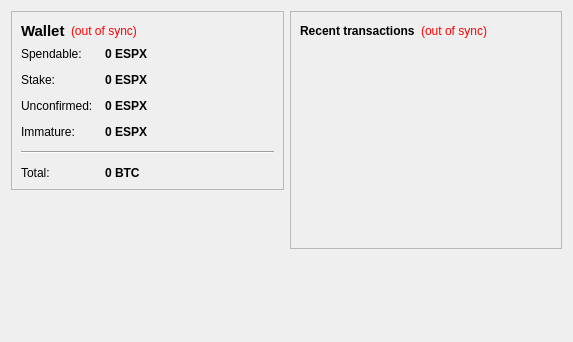
<?xml version="1.0" encoding="UTF-8"?>
<ui version="4.0">
 <class>OverviewPage</class>
 <widget class="QWidget" name="OverviewPage">
  <property name="geometry">
   <rect>
    <x>0</x>
    <y>0</y>
    <width>573</width>
    <height>342</height>
   </rect>
  </property>
  <property name="windowTitle">
   <string>Form</string>
  </property>
  <layout class="QHBoxLayout" name="horizontalLayout" stretch="1,1">
   <item>
    <layout class="QVBoxLayout" name="verticalLayout_2">
     <item>
      <widget class="QFrame" name="frame">
       <property name="frameShape">
        <enum>QFrame::StyledPanel</enum>
       </property>
       <property name="frameShadow">
        <enum>QFrame::Raised</enum>
       </property>
       <layout class="QVBoxLayout" name="verticalLayout_4">
        <item>
         <layout class="QHBoxLayout" name="horizontalLayout_4">
          <item>
           <widget class="QLabel" name="label_5">
            <property name="font">
             <font>
              <pointsize>11</pointsize>
              <weight>75</weight>
              <bold>true</bold>
             </font>
            </property>
            <property name="text">
             <string>Wallet</string>
            </property>
           </widget>
          </item>
          <item>
           <widget class="QLabel" name="labelWalletStatus">
            <property name="toolTip">
             <string>The displayed information may be out of date. Your wallet automatically synchronizes with the Esperanto network after a connection is established, but this process has not completed yet.</string>
            </property>
            <property name="styleSheet">
             <string notr="true">QLabel { color: red; }</string>
            </property>
            <property name="text">
             <string notr="true">(out of sync)</string>
            </property>
            <property name="alignment">
             <set>Qt::AlignLeading|Qt::AlignLeft|Qt::AlignVCenter</set>
            </property>
           </widget>
          </item>
          <item>
           <spacer name="horizontalSpacer_2">
            <property name="orientation">
             <enum>Qt::Horizontal</enum>
            </property>
            <property name="sizeHint" stdset="0">
             <size>
              <width>40</width>
              <height>20</height>
             </size>
            </property>
           </spacer>
          </item>
         </layout>
        </item>
        <item>
         <layout class="QFormLayout" name="formLayout_2">
          <property name="fieldGrowthPolicy">
           <enum>QFormLayout::AllNonFixedFieldsGrow</enum>
          </property>
          <property name="horizontalSpacing">
           <number>12</number>
          </property>
          <property name="verticalSpacing">
           <number>12</number>
          </property>
          <item row="0" column="0">
           <widget class="QLabel" name="label">
            <property name="text">
             <string>Spendable:</string>
            </property>
           </widget>
          </item>
          <item row="0" column="1">
           <widget class="QLabel" name="labelBalance">
            <property name="font">
             <font>
              <weight>75</weight>
              <bold>true</bold>
             </font>
            </property>
            <property name="cursor">
             <cursorShape>IBeamCursor</cursorShape>
            </property>
            <property name="toolTip">
             <string>Your current spendable balance</string>
            </property>
            <property name="text">
             <string notr="true">0 ESPX</string>
            </property>
            <property name="textInteractionFlags">
             <set>Qt::LinksAccessibleByMouse|Qt::TextSelectableByKeyboard|Qt::TextSelectableByMouse</set>
            </property>
           </widget>
          </item>
          <item row="1" column="0">
           <widget class="QLabel" name="label_6">
            <property name="text">
             <string>Stake:</string>
            </property>
           </widget>
          </item>
          <item row="1" column="1">
           <widget class="QLabel" name="labelStake">
            <property name="font">
             <font>
              <weight>75</weight>
              <bold>true</bold>
             </font>
            </property>
            <property name="cursor">
             <cursorShape>IBeamCursor</cursorShape>
            </property>
            <property name="toolTip">
             <string>Total of coins that was staked, and do not yet count toward the current balance</string>
            </property>
            <property name="text">
             <string notr="true">0 ESPX</string>
            </property>
            <property name="textInteractionFlags">
             <set>Qt::LinksAccessibleByMouse|Qt::TextSelectableByKeyboard|Qt::TextSelectableByMouse</set>
            </property>
           </widget>
          </item>
          <item row="2" column="0">
           <widget class="QLabel" name="label_3">
            <property name="text">
             <string>Unconfirmed:</string>
            </property>
           </widget>
          </item>
          <item row="2" column="1">
           <widget class="QLabel" name="labelUnconfirmed">
            <property name="font">
             <font>
              <weight>75</weight>
              <bold>true</bold>
             </font>
            </property>
            <property name="cursor">
             <cursorShape>IBeamCursor</cursorShape>
            </property>
            <property name="toolTip">
             <string>Total of transactions that have yet to be confirmed, and do not yet count toward the current balance</string>
            </property>
            <property name="text">
             <string notr="true">0 ESPX</string>
            </property>
            <property name="textInteractionFlags">
             <set>Qt::LinksAccessibleByMouse|Qt::TextSelectableByKeyboard|Qt::TextSelectableByMouse</set>
            </property>
           </widget>
          </item>
          <item row="3" column="0">
           <widget class="QLabel" name="labelImmatureText">
            <property name="text">
             <string>Immature:</string>
            </property>
           </widget>
          </item>
          <item row="3" column="1">
           <widget class="QLabel" name="labelImmature">
            <property name="font">
             <font>
              <weight>75</weight>
              <bold>true</bold>
             </font>
            </property>
            <property name="toolTip">
             <string>Mined balance that has not yet matured</string>
            </property>
            <property name="text">
             <string notr="true">0 ESPX</string>
            </property>
            <property name="textInteractionFlags">
             <set>Qt::LinksAccessibleByMouse|Qt::TextSelectableByKeyboard|Qt::TextSelectableByMouse</set>
            </property>
           </widget>
          </item>
          <item row="4" column="0" colspan="2">
           <widget class="Line" name="line">
            <property name="orientation">
             <enum>Qt::Horizontal</enum>
            </property>
           </widget>
          </item>
          <item row="5" column="0">
           <widget class="QLabel" name="labelTotalText">
            <property name="text">
             <string>Total:</string>
            </property>
           </widget>
          </item>
          <item row="5" column="1">
           <widget class="QLabel" name="labelTotal">
            <property name="font">
             <font>
              <weight>75</weight>
              <bold>true</bold>
             </font>
            </property>
            <property name="cursor">
             <cursorShape>IBeamCursor</cursorShape>
            </property>
            <property name="toolTip">
             <string>Your current total balance</string>
            </property>
            <property name="text">
             <string notr="true">0 BTC</string>
            </property>
            <property name="textInteractionFlags">
             <set>Qt::LinksAccessibleByMouse|Qt::TextSelectableByKeyboard|Qt::TextSelectableByMouse</set>
            </property>
           </widget>
          </item>
         </layout>
        </item>
       </layout>
      </widget>
     </item>
     <item>
      <spacer name="verticalSpacer">
       <property name="orientation">
        <enum>Qt::Vertical</enum>
       </property>
       <property name="sizeHint" stdset="0">
        <size>
         <width>20</width>
         <height>40</height>
        </size>
       </property>
      </spacer>
     </item>
    </layout>
   </item>
   <item>
    <layout class="QVBoxLayout" name="verticalLayout_3">
     <item>
      <widget class="QFrame" name="frame_2">
       <property name="frameShape">
        <enum>QFrame::StyledPanel</enum>
       </property>
       <property name="frameShadow">
        <enum>QFrame::Raised</enum>
       </property>
       <layout class="QVBoxLayout" name="verticalLayout">
        <item>
         <layout class="QHBoxLayout" name="horizontalLayout_2">
          <item>
           <widget class="QLabel" name="label_4">
            <property name="text">
             <string>&lt;b&gt;Recent transactions&lt;/b&gt;</string>
            </property>
           </widget>
          </item>
          <item>
           <widget class="QLabel" name="labelTransactionsStatus">
            <property name="toolTip">
             <string>The displayed information may be out of date. Your wallet automatically synchronizes with the Esperanto network after a connection is established, but this process has not completed yet.</string>
            </property>
            <property name="styleSheet">
             <string notr="true">QLabel { color: red; }</string>
            </property>
            <property name="text">
             <string notr="true">(out of sync)</string>
            </property>
            <property name="alignment">
             <set>Qt::AlignRight|Qt::AlignTrailing|Qt::AlignVCenter</set>
            </property>
           </widget>
          </item>
          <item>
           <spacer name="horizontalSpacer">
            <property name="orientation">
             <enum>Qt::Horizontal</enum>
            </property>
            <property name="sizeHint" stdset="0">
             <size>
              <width>40</width>
              <height>20</height>
             </size>
            </property>
           </spacer>
          </item>
         </layout>
        </item>
        <item>
         <widget class="QListView" name="listTransactions">
          <property name="styleSheet">
           <string notr="true">QListView { background: transparent; }</string>
          </property>
          <property name="frameShape">
           <enum>QFrame::NoFrame</enum>
          </property>
          <property name="verticalScrollBarPolicy">
           <enum>Qt::ScrollBarAlwaysOff</enum>
          </property>
          <property name="horizontalScrollBarPolicy">
           <enum>Qt::ScrollBarAlwaysOff</enum>
          </property>
          <property name="selectionMode">
           <enum>QAbstractItemView::NoSelection</enum>
          </property>
         </widget>
        </item>
       </layout>
      </widget>
     </item>
     <item>
      <spacer name="verticalSpacer_2">
       <property name="orientation">
        <enum>Qt::Vertical</enum>
       </property>
       <property name="sizeHint" stdset="0">
        <size>
         <width>20</width>
         <height>40</height>
        </size>
       </property>
      </spacer>
     </item>
    </layout>
   </item>
  </layout>
 </widget>
 <resources/>
 <connections/>
</ui>
